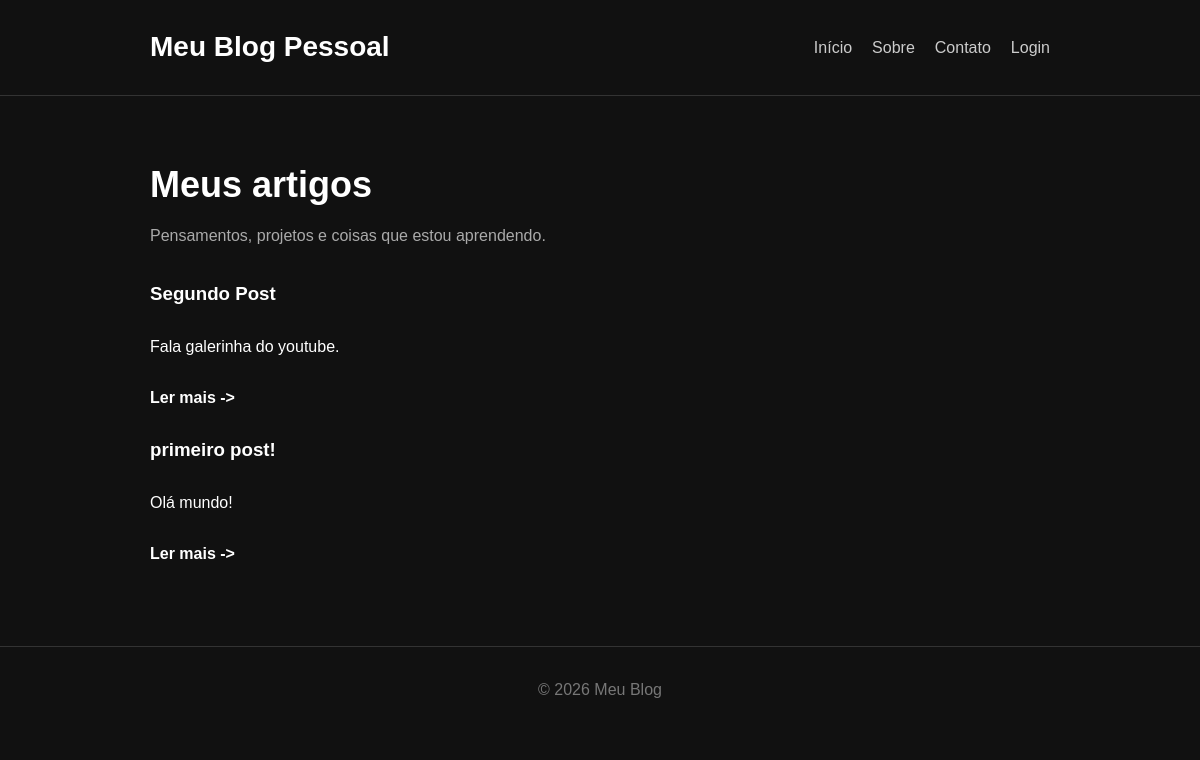
Before: / with the older database file.
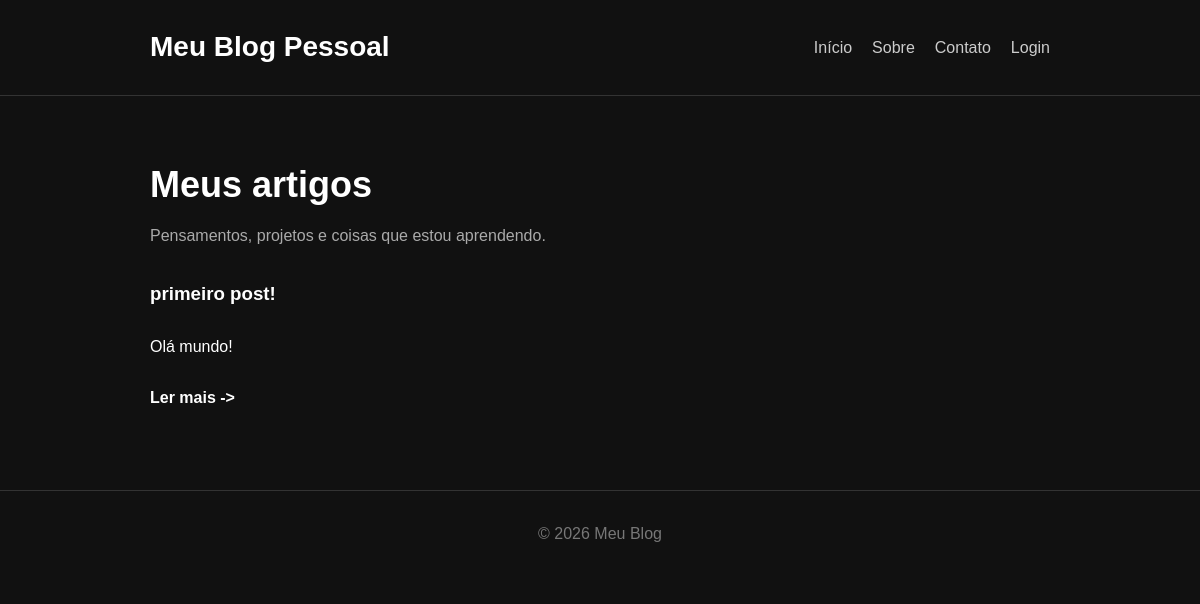
After: the same page with the newer database file.
### tables this page shows
CREATE TABLE posts (
            id INTEGER PRIMARY KEY AUTOINCREMENT,
            title TEXT NOT NULL,
            content TEXT NOT NULL
        );

### app.py (the view)
@app.route("/")
def home():
    posts = get_all_posts()
    return render_template("index.html", posts=posts)

### app.py (called while the page is built)
def get_current_user():
    if "user_id" not in session:
        return None
    return get_user_by_id(session["user_id"])

@app.context_processor
def inject_user():
    return {
        "user": get_current_user()
    }

### database.py (called while the page is built)
def get_db_connection():
    conn = sqlite3.connect("blog.db")
    conn.row_factory = sqlite3.Row
    return conn

def get_all_posts():
    conn = get_db_connection()
    posts = conn.execute(
        "SELECT * FROM posts ORDER BY id DESC"
    ).fetchall()
    conn.close()
    return posts

### templates/index.html (shortened to what this page needs)
<!DOCTYPE html>
<html lang="pt-br">
<head>
    <link rel="stylesheet" href="{{ url_for('static', filename='css/style.css') }}">
</head>
<body>
    <header class="header">
        <div class="container">
            <h1>Meu Blog Pessoal</h1>
            <nav>
                <a href="/">Início</a>
                <a href="#">Sobre</a>
                <a href="#">Contato</a>
                {% if user %}
                    <span>Olá, {{ user["username"] }}!</span>
                    <a href="{{url_for('create_post')}}">Novo post</a>
                    <a href="{{url_for('logout')}}">Sair</a>
                {% else %}
                    <a href="{{url_for('login')}}">Login</a>
                {% endif %}
            </nav>
        </div>
    </header>
    <main class="container">
        <section class="intro">
            <h2>Meus artigos</h2>
            <p>
                Pensamentos, projetos e coisas que estou aprendendo.
            </p>
        </section>
        <section class="posts">
            {% for post in posts %}
            <article class="posts">
                <h3>{{post["title"]}}</h3>
                <p>
                    {{post["content"]}}
                </p>
                <a href="{{url_for('post', id=post['id'])}}" class="read-more">
                    Ler mais ->
                </a>
            </article>
            {% endfor %}
        </section>
    </main>
    <footer class="footer">
        <p>
            © 2026 Meu Blog
        </p>
    </footer>
</html>

### static/css/style.css (style rules this page uses)
* { margin: 0; padding: 0; box-sizing: border-box; }
body { font-family: Arial, sans-serif; background-color: #111; color: #fff; line-height: 1.6; }
.container { width: 90%; max-width: 900px; margin: auto; }
.header { border-bottom: 1px solid #333; padding: 25px 0; }
.header .container { display: flex; justify-content: space-between; align-items: center; }
.header h1 { font-size: 28px; }
nav { display: flex; gap: 20px; }
nav a { color: #ccc; text-decoration: none; }
.intro { padding: 60px 0 30px; }
.intro h2 { font-size: 36px; margin-bottom: 10px; }
.intro p { color: #aaa; }
.posts { display: flex; flex-direction: column; gap: 25px; }
.read-more { color: #fff; text-decoration: none; font-weight: bold; }
.footer { margin-top: 80px; padding: 30px 0; text-align: center; border-top: 1px solid #333; color: #777; }

Changed rows visible on the page:
removed posts: title "Segundo Post", content "Fala galerinha do youtube."
